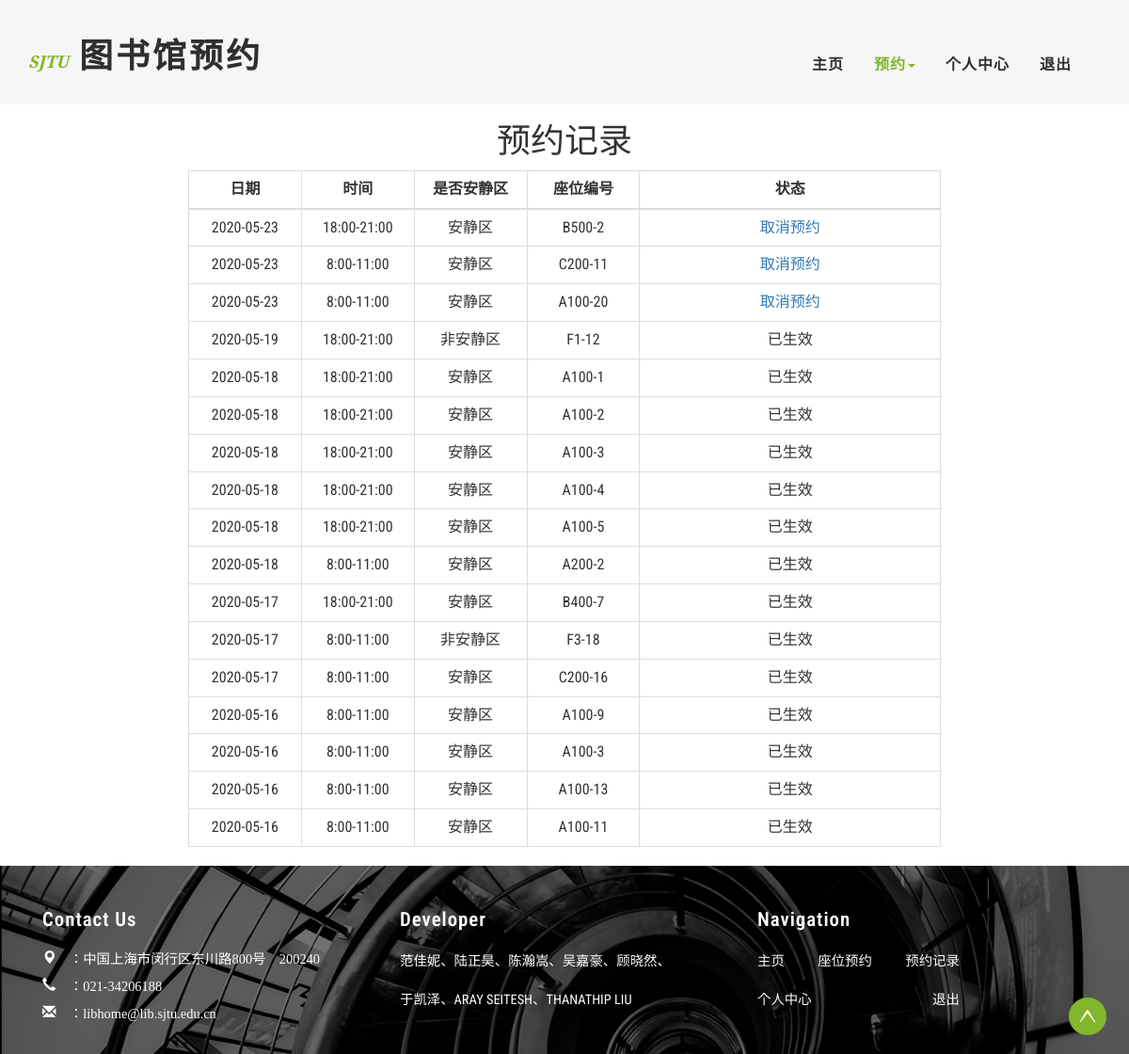
The page /book/book_record/ (signed in) on the database as committed earlier.
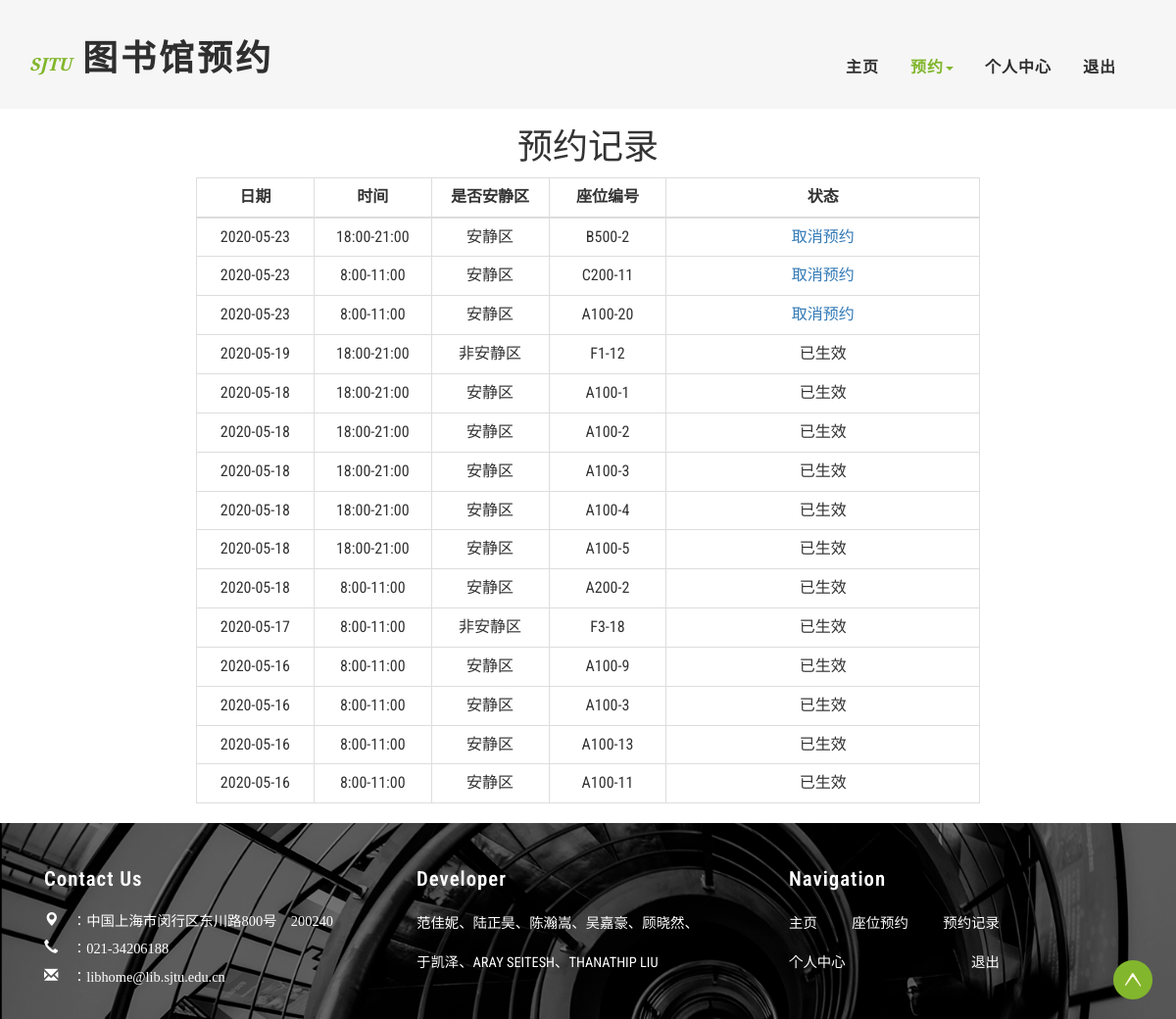
The same page on the database as committed later.
### Book_App/models.py (models this page shows)
class Reservation(models.Model):
    account = models.ForeignKey(UserProf, on_delete=models.CASCADE)  # 与用户关联
    seat = models.ForeignKey(Seat, on_delete=models.CASCADE)  # 与座位关联
    is_delete = models.BooleanField(default=True)  # 当前预约/预约记录
    date = models.CharField(max_length=20)  # 预约时间点(年-月-日）
    time_choice = (  # 可选择时间点
        (1, "8:00-11:00"),
        (2, "13:00-17:00"),
        (3, "18:00-21:00"),
    )
    time_id = models.IntegerField(choices=time_choice)  # 1、2、3
    class Meta:
        db_table = 'reservation'
        unique_together = (
            ("account", "seat", "time_id", "date"),  # 这三个字段联合唯一，防止重复预订
        )

class Seat(models.Model):
    is_quiet_area = models.BooleanField(default=True)  # 安静区/非安静区
    floor = models.IntegerField(default=1)  # 楼层，5层
    area = models.CharField(max_length=1, null=True)  # 阅览区，A区、B区、C区
    table_type = models.IntegerField(default=4)  # 桌子类型，1人桌、2人桌、4人桌
    has_power = models.BooleanField(default=False)  # 默认无电源插座
    table_position_noisy = models.CharField(max_length=20, null=True)  # 桌子位置 格式：floor-桌号
    table_position_quiet = models.CharField(max_length=20, null=True)  # 桌子位置 格式：A100-桌号
    class Meta:
        db_table = 'seat'

### Book_App/views.py (the view)
# urls.py: path('book_record/', views.book_record, name='book_record'),
def book_record(request):
    try:
        user_id = request.session.get('user_id') * 1
    except Exception:
        return redirect(reverse('account:user_login'))
    user_id = request.session.get('user_id')
    userprof = UserProf.objects.get(user_id=user_id)
    judge_is_delete(userprof)
    reservation_records = Reservation.objects.filter(account=userprof)
    reservation_records = reservation_records.order_by('-date', '-time_id')
    records_not_delete = []
    records_is_delete = []
    for reservation_record in reservation_records:
        re_record = Re_Record()
        re_record.day = reservation_record.date
        re_record.id = reservation_record.id
        if reservation_record.time_id == 1:
            re_record.time_choice = '8:00-11:00'
        if reservation_record.time_id == 2:
            re_record.time_choice = '13:00-17:00'
        if reservation_record.time_id == 3:
            re_record.time_choice = '18:00-21:00'
        seat = reservation_record.seat
        if seat.is_quiet_area:
            re_record.is_quiet = '安静区'
            re_record.seat_id = seat.table_position_quiet
        else:
            re_record.is_quiet = '非安静区'
            re_record.seat_id = seat.table_position_noisy
        if not reservation_record.is_delete:
            records_not_delete.append(re_record)
        else:
            records_is_delete.append(re_record)
    data = {
        'records_not_delete': records_not_delete,
        'records_is_delete': records_is_delete,
    }
    return render(request, 'main/book_record.html', context=data)

### templates/main/book_record.html (shortened to what this page needs)
{% extends 'base_main.html' %}
{% load static %}
{% block header %}
    <div class="banner">
        <div class="header">
            <div class="container">
                <div class="header-left">
                    <div class="w3layouts-logo">
                        <h1>
                            <a href="{% url 'center:homepage' %}"><span>SJTU</span> 图书馆预约 </a>
                        </h1>
                    </div>
                </div>
                <div class="header-right">
                    <div class="w3-header-bottom">
                        <div class="top-nav">
                            <nav class="navbar navbar-default">
                                <div class="collapse navbar-collapse" id="bs-example-navbar-collapse-1">
                                    <ul class="nav navbar-nav">
                                        <li><a href="{% url 'center:homepage' %}">主页</a></li>
                                        <li class=""><a class="active" href="#"
                                                        class="dropdown-toggle hvr-bounce-to-bottom"
                                                        data-toggle="dropdown" role="button" aria-haspopup="true"
                                                        aria-expanded="false">预约<span class="caret"></span></a>
                                        </li>
                                        <li><a href={% url 'center:personal_center' %}>个人中心</a></li>
                                        <li><a href={% url 'account:logout' %}>退出</a></li>
                                    </ul>
                                    <div class="clearfix"></div>
                                </div>
                            </nav>
                        </div>
                        <div class="clearfix"></div>
                    </div>
                </div>
                <div class="clearfix"></div>
            </div>
        </div>
    </div>
{% endblock %}
{% block content %}
    <div class="text-center"><h1>预约记录</h1></div>
    <div class="text-center">
        <table class="table table-bordered" align="center" style="max-width: 800px;">
            <thead>
            <th width="15%" style="text-align:center">日期</th>
            <th width="15%" style="text-align:center">时间</th>
            <th width="15%" style="text-align:center">是否安静区</th>
            <th width="15%" style="text-align:center">座位编号</th>
            <th wdith="15%" style="text-align:center">状态</th>
            </thead>
            <tbody>
            {% for record in records_not_delete %}
                <tr>
                    <td><span>{{ record.day }}</span></td>
                    <td><span>{{ record.time_choice }}</span></td>
                    <td><span>{{ record.is_quiet }}</span></td>
                    <td><span>{{ record.seat_id }}</span></td>
                    <td><a href="{% url 'book:book_cancel' reservation_id=record.id %}">取消预约</a></td>
                </tr>
            {% endfor %}
            {% for record in records_is_delete %}
                <tr>
                    <td><span>{{ record.day }}</span></td>
                    <td><span>{{ record.time_choice }}</span></td>
                    <td><span>{{ record.is_quiet }}</span></td>
                    <td><span>{{ record.seat_id }}</span></td>
                    <td>已生效</td>
                </tr>
            {% endfor %}
            </tbody>
        </table>
    </div>
{% endblock %}

Rows that differ between the two databases and show on the page:
removed Reservation: day "2020-05-17"
no longer on this page (row unchanged): Seat: seat_id "B400-7"
removed Reservation: day "2020-05-17"
no longer on this page (row unchanged): Seat: seat_id "C200-16"
Other text that changed with them:
list line gone: "18:00-21:00 安静区 已生效"
list line gone: "8:00-11:00 安静区 已生效"
